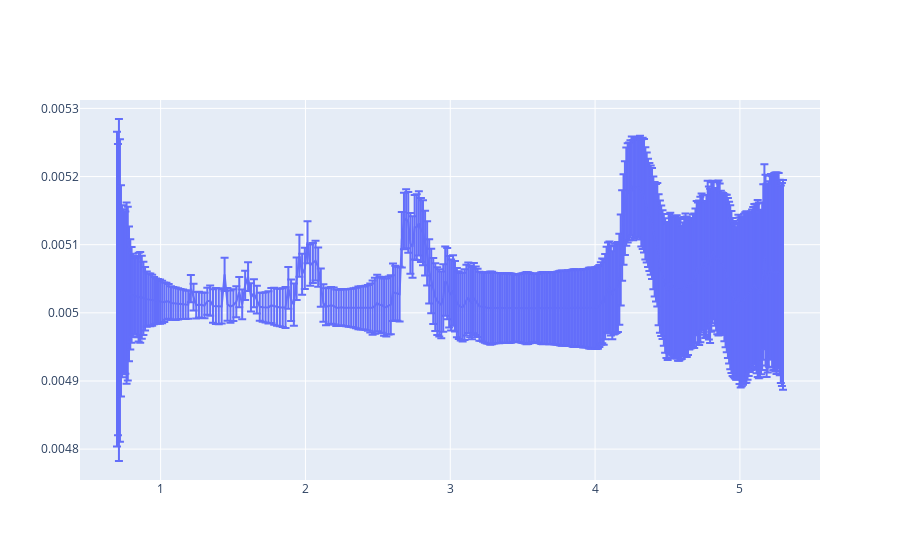

Here is the notebook cell this chart was saved with:
### Code cell
##plot spec
fig = go.Figure()
fig.add_trace(go.Scatter(x=sim_obs["FinalSpectrum"]["wave"][18:],
                         y=sim_obs["FinalSpectrum"]['spectrum'][18:],
                         error_y=dict(type='data',
                                      array=sim_obs["FinalSpectrum"]['error_w_floor'][18:])))

### Figure 1 — Plotly figure (JSON) as saved in the notebook; plotly's stock layout.template omitted (floating-point values rounded to 4 significant figures; data arrays with more than 128 entries replaced by an {"elided": "..."} marker saying what was removed)
{"data": [{"error_y": {"array": {"elided": "385 float values"}, "type": "data"}, "type": "scatter", "x": {"elided": "385 float values"}, "y": {"elided": "385 float values"}}], "layout": {}}
